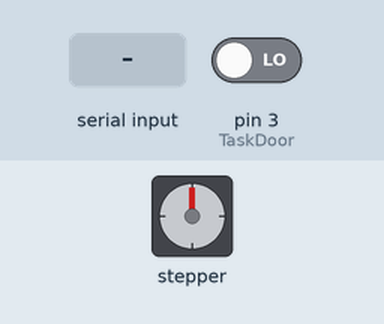
Recording of a sketch running on a simulated Arduino Uno, built with avr-gcc and run on an emulated ATmega328P. Parts: stepper motor. The inputs (shaded band) are chosen by the test bench; at power-on: pin 3 (TaskDoor) LOW. Stepper angles assume 2048 steps per turn; what the sketch prints to the serial monitor is not drawn.

Above: at 1.2 s.
1.3 s: "1\n" received over Serial
At 1.9 s:
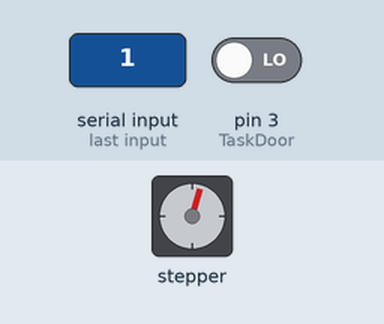
4.3 s: pin 3 (TaskDoor) driven HIGH
At 4.72 s:
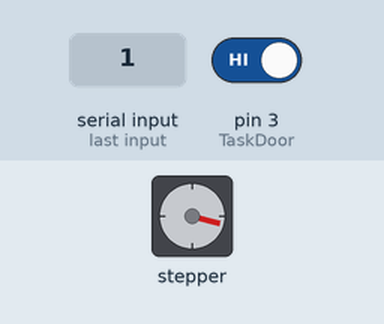
7.3 s: "90,45\n" received over Serial
At 9.0 s:
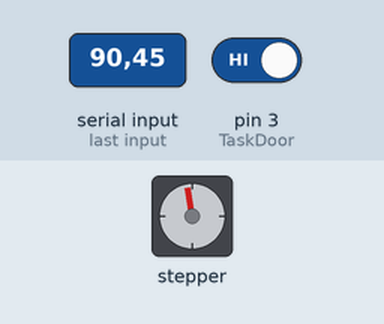
Timing chart, 0 to 14.7 s (numbered marks = the images above; inputs shaded):
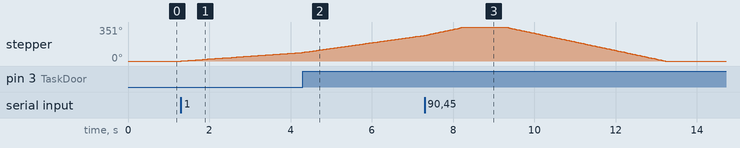

The sketch:

ESRtos.ino
```cpp
#include <Arduino_FreeRTOS.h>
#include <Stepper.h>
#include <queue.h>
#include <semphr.h>


  const int stepsPerRevolution = 2048;

    Stepper myStepper = Stepper(stepsPerRevolution, 8, 10, 9, 11);

void TaskBlink( void *pvParameters );
void TaskAnalogRead( void *pvParameters );
QueueHandle_t integerQueue;
SemaphoreHandle_t xSerialSemaphore;
int val1=0;

void setup() {


  Serial.begin(9600);

  while (!Serial) {

  }
  integerQueue = xQueueCreate(10, // Queue length
                              sizeof(int) // Queue item size
                              );

 if ( xSerialSemaphore == NULL )  // Check to confirm that the Serial Semaphore has not already been created.
  {
    xSerialSemaphore = xSemaphoreCreateMutex();  // Create a mutex semaphore we will use to manage the Serial Port
    if ( ( xSerialSemaphore ) != NULL )
      xSemaphoreGive( ( xSerialSemaphore ) );  // Make the Serial Port available for use, by "Giving" the Semaphore.
  }
  if (integerQueue != NULL) {

    // Create task that consumes the queue if it was created.
    xTaskCreate(TaskSerial, // Task function
                "Serial", // A name just for humans
                128,  // This stack size can be checked & adjusted by reading the Stack Highwater
                NULL,
                1, // Priority, with 3 (configMAX_PRIORITIES - 1) being the highest, and 0 being the lowest.
                NULL);


    // Create task that publish data in the queue if it was created.
    xTaskCreate(TaskAnalogRead, // Task function
                "AnalogRead", // Task name
                128,  // Stack size
                NULL,
                1, // Priority
                NULL);
                xTaskCreate(
    TaskEmergency
    ,  "Emergency"   // A name just for humans
    ,  128  // This stack size can be checked & adjusted by reading the Stack Highwater
    ,  NULL
    ,  3  // Priority, with 3 (configMAX_PRIORITIES - 1) being the highest, and 0 being the lowest.
    ,  NULL );
    xTaskCreate(
    TaskDoor
    ,  "Door"   // A name just for humans
    ,  128  // This stack size can be checked & adjusted by reading the Stack Highwater
    ,  NULL
    ,  2  // Priority, with 3 (configMAX_PRIORITIES - 1) being the highest, and 0 being the lowest.
    ,  NULL );

  }


}

void loop()
{

}

/*--------------------------------------------------*/
/*---------------------- Tasks ---------------------*/
/*--------------------------------------------------*/

void TaskEmergency(void *pvParameters)  // This is a task.
{
  (void) pvParameters;


  pinMode(3, INPUT);
  int a=0;
  int val2;
  for (;;) // A Task shall never return or exit.
  {
    a=digitalRead(3);
    if(a==1)
    {


      Serial.write(a);
      vTaskDelay( 500 / portTICK_PERIOD_MS );
      val2 = 0;
    xQueueSend(integerQueue, &val2, portMAX_DELAY);
       vTaskDelay(1);


      }


  }
}
void TaskDoor(void *pvParameters)  // This is a task.
{
  (void) pvParameters;


  pinMode(4, INPUT);
  int b=0;
  int val3;
  for (;;) // A Task shall never return or exit.
  {
    b=digitalRead(3);
    if(b==1)
    {


      vTaskDelay( 500 / portTICK_PERIOD_MS );
      val3 = -1;
    xQueueSend(integerQueue, &val3, portMAX_DELAY);
       vTaskDelay(1);


      }


  }
}

void TaskAnalogRead(void *pvParameters)  // This is a task.
{
  (void) pvParameters;


 myStepper.setSpeed(15);
int valueFromQueue = 0;
int val;
int flag=0;
  for (;;)
  {
    if (xQueueReceive(integerQueue, &valueFromQueue, portMAX_DELAY) == pdPASS) {


        val=valueFromQueue;


    }

    if (val==1) //first floor
    {
    if (flag==2)
    {
    myStepper.step(-val*2000);

      delay(1000);

    }
    else if (flag==0)
    {
    myStepper.step(val*2000);

      delay(1000);

    }
    flag=1;
    }
    else if (val==2) // second floor
    {

   if (flag==0)
    {
    myStepper.step(val*2000);

      delay(1000);

    }
    else if (flag==1)
    {
    myStepper.step(flag*2000);

      delay(1000);

    }
    flag=2;

    }
     else if (val==0) //ground floor
    {

   if (flag==1)
    {
    myStepper.step(-flag*2000);

      delay(1000);

    }
   else if (flag==2)
    {
    myStepper.step(-flag*2000);

      delay(1000);

    }flag=0;

    }
    else if(val==-1)
    {
      Serial.println("Close the door!");
      }
    else
    {
      Serial.println("Floor does'nt Exist!");
      }


}

  }
  void TaskSerial(void * pvParameters) {
  (void) pvParameters;


  for (;;)
  {

     while (Serial.available() == 0);
   val1 = Serial.parseInt();
    xQueueSend(integerQueue, &val1, portMAX_DELAY);


    // One tick delay (15ms) in between reads for stability
    vTaskDelay(1);


  }
}
```

Measured:
- after the input at 1.3 s, stepper: keeps turning clockwise at about 30°/s, starting at once
